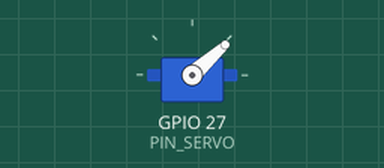
This sketch was run on a simulated ESP32. Parts: servo. Servo pulses on a pin are drawn as a servo (544–2400 µs = 0–180°); what the sketch prints to the serial monitor is not drawn.

Above: at 0.05 s.
Timing chart, 0 to 3.5 s (numbered marks = the images above):
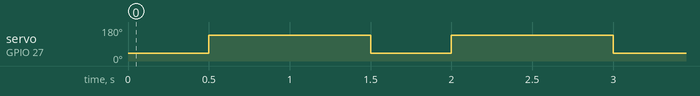

Measured:
- by itself, servo on GPIO 27 (PIN_SERVO): alternates 137° for 1.0 s and 42° for 0.50 s

The sketch:

Basico_PWM_ESP32_32U.ino
```cpp
#define PERIODO_50HZ 20   // 20 ms
#define CANALDEFAULT  0
#define FREQDEFAULT  50   // 1/(20ms)
#define RESOLUCAO 10      // 10 Bits = 2048
#define PIN_SERVO 27

int duty = 50;
//  0 ms   --->    0
// 20 ms   ---> 2048
//  1.0 ms ---> 2048/20 = ~100 --> -90 Graus
//  1.5 ms --->         = ~150 -->   0 Graus
//  2.0 ms --->         = ~200 --> -90 Graus

void setup() {
  Serial.begin(115200);
  ledcAttachPin(PIN_SERVO, CANALDEFAULT);
  ledcSetup(CANALDEFAULT, FREQDEFAULT, RESOLUCAO);
}
void loop() {
  duty = 50;
  Serial.printf("Duty = %3i",duty);
  ledcWrite(CANALDEFAULT,duty);
  delay(500);

  duty = 100;
  Serial.printf("Duty = %3i",duty);
  ledcWrite(CANALDEFAULT,duty);
  delay(500);

  duty = 150;
  Serial.printf("Duty = %3i",duty);
  ledcWrite(CANALDEFAULT,duty);
  delay(500);
}
```
